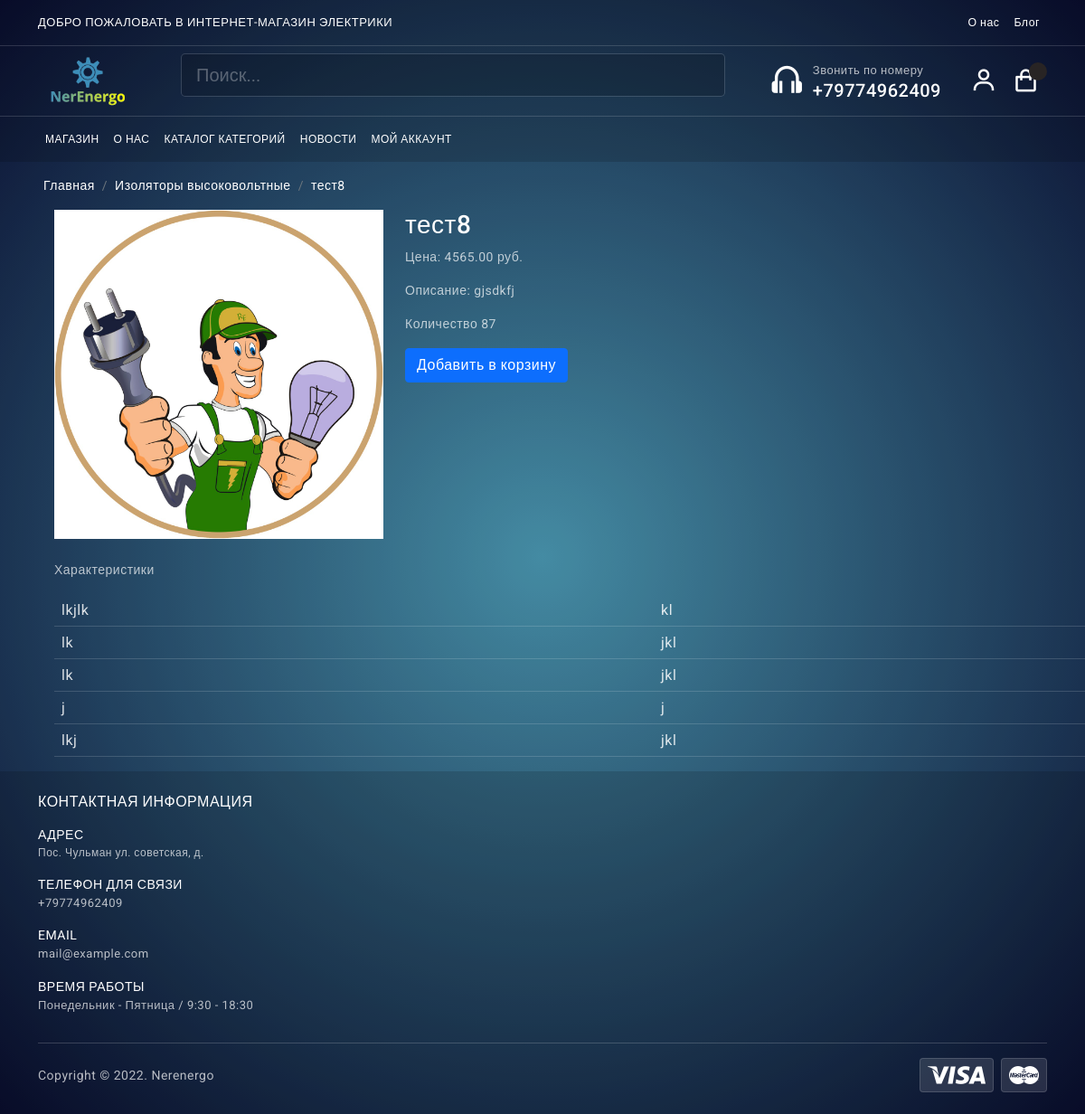
/products/8/test8/, run on the app's committed database.
### mainapp/models.py (models this page shows, shortened)
class Product(models.Model):
	category = models.ForeignKey(Category, verbose_name='Категория', on_delete=models.CASCADE)
	title = models.CharField(max_length=255, verbose_name="наименование")
	identifications = models.PositiveIntegerField(default=1, verbose_name='индификатор', blank=True)
	slug = models.SlugField(unique=True)
	image = models.ImageField(verbose_name='Изображение')
	description = models.TextField(verbose_name='описание', null=True)
	price = models.DecimalField(max_digits=9, decimal_places=2, verbose_name='Цена')
	count_view = models.PositiveIntegerField(default=0, verbose_name='Количество')
	characteristiks = models.TextField(verbose_name='описание', null=True)
	date_created = models.DateTimeField(auto_now_add = True)
	property1 = models.CharField(max_length=255, verbose_name="свойство_№1", blank=True)
	property2 = models.CharField(max_length=255, verbose_name="свойство_№2", blank=True)
	property3 = models.CharField(max_length=255, verbose_name="свойство_№3", blank=True)
	property4 = models.CharField(max_length=255, verbose_name="свойство_№4", blank=True)
	property5 = models.CharField(max_length=255, verbose_name="свойство_№5", blank=True)
	property6 = models.CharField(max_length=255, verbose_name="свойство_№6", blank=True)
	property7 = models.CharField(max_length=255, verbose_name="свойство_№7", blank=True)
	property8 = models.CharField(max_length=255, verbose_name="свойство_№8", blank=True)
	property9 = models.CharField(max_length=255, verbose_name="свойство_№9", blank=True)
	property10 = models.CharField(max_length=255, verbose_name="свойство_№10", blank=True)
	class Meta:
		verbose_name = 'Продукт'
		verbose_name_plural = 'Продукты'

class Category(MPTTModel):
	name = models.CharField(max_length=255, verbose_name="имя категории")
	slug = models.SlugField(unique=True)
	parent = TreeForeignKey('self', on_delete=models.CASCADE, null=True, blank=True, related_name='children')
	class MPTTMeta:
		order_insertion_by = ['name']
	class Meta:
		verbose_name = 'Категорию'
		verbose_name_plural = 'категории'

### mainapp/views.py (the view, shortened to what this page needs)
# urls.py: path('products/<id>/<slug>/', ProductDetailView.as_view(), name='product_detail'),
class ProductDetailView(DetailView):
    model = Product

### mainapp/templates/mainapp/product_detail.html (shortened to what this page needs)
{% extends 'mainapp/index.html' %}
{% block content %}
<nav aria-label="breadcrumb" class="mt-3 ms-5">
	<ol class="breadcrumb">
		<li class="breadcrumb-item "><a href="{% url 'mainapp:index.html' %}">Главная</a></li>
		<li class="breadcrumb-item"><a href="" >{{product.category.name }}</a></li>
		<li class="breadcrumb-item active" aria-current="page">{{ product.title }}</li>
	</ol>
</nav>
<div class="row ms-5"   >
    <div class="col-md-4">
        <img src="{{ product.image.url }}" class="img-fluid">
    </div>
    <div class="col-md-8">
    	<h3>{{ product.title }}</h3>
    	<p>Цена: {{ product.price }} руб.</p>
        <p>Описание: {{ product.description }}</p>
        <p>Количество {{ product.count_view }}</p>
        <a href="{% url 'cart:add_cart' product_id=product.id %}"><button class="btn btn-primary">Добавить в корзину</button></a>
    </div>
    <div class="characteristic">
	   <p class='mt-4'> Характеристики </p>
       <table class="table w-100" >
           <tr>
               <td>{{ product.property1 }}</td>
               <td>{{ product.property6 }}</td>
           </tr>
           <tr>
               <td>{{ product.property2 }}</td>
               <td>{{ product.property7 }}</td>
           </tr>
           <tr>
               <td>{{ product.property3 }}</td>
               <td>{{ product.property8 }}</td>
           </tr>
           <tr>
               <td>{{ product.property4 }}</td>
               <td>{{ product.property9}}</td>
           </tr>
           <tr>
               <td>{{ product.property5 }}</td>
               <td>{{ product.property10 }}</td>
           </tr>
       </table>
    </div>
</div>
{% endblock content %}

### static/mainapp/css/app.css (style rules this page uses)
body { background-image: radial-gradient(circle, rgba(80,163,191,1)0%, rgba(11,16,55,1)100%); font-size: 14px; letter-spacing: .5px; font-family: Roboto, sans-serif; }
a { text-decoration: none }

### data on the page
Product: category.name "Изоляторы высоковольтные", title "тест8", image (picture), price "4565.00", description "gjsdkfj", count_view "87", property1 "lkjlk", property6 "kl", property2 "lk", property7 "jkl", property3 "lk", property8 "jkl", property4 "j", property9 "j", property5 "lkj", property10 "jkl"
